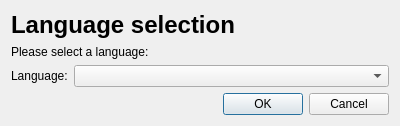
<?xml version="1.0" encoding="UTF-8"?>
<ui version="4.0">
 <class>LanguageSelectionDialog</class>
 <widget class="QDialog" name="LanguageSelectionDialog">
  <property name="geometry">
   <rect>
    <x>0</x>
    <y>0</y>
    <width>400</width>
    <height>157</height>
   </rect>
  </property>
  <property name="maximumSize">
   <size>
    <width>16777215</width>
    <height>0</height>
   </size>
  </property>
  <property name="windowTitle">
   <string>Language selection</string>
  </property>
  <layout class="QVBoxLayout" name="verticalLayout" stretch="0,0,1,0">
   <item>
    <widget class="QLabel" name="labelTitle">
     <property name="text">
      <string>&lt;h1&gt;Language selection&lt;/h1&gt;</string>
     </property>
    </widget>
   </item>
   <item>
    <widget class="QLabel" name="label">
     <property name="text">
      <string>Please select a language:</string>
     </property>
    </widget>
   </item>
   <item>
    <layout class="QFormLayout" name="formLayout">
     <item row="0" column="0">
      <widget class="QLabel" name="labelLanguage">
       <property name="text">
        <string>Language:</string>
       </property>
      </widget>
     </item>
     <item row="0" column="1">
      <widget class="QComboBox" name="comboBoxLanguage"/>
     </item>
    </layout>
   </item>
   <item>
    <widget class="QDialogButtonBox" name="buttonBox">
     <property name="orientation">
      <enum>Qt::Horizontal</enum>
     </property>
     <property name="standardButtons">
      <set>QDialogButtonBox::Cancel|QDialogButtonBox::Ok</set>
     </property>
    </widget>
   </item>
  </layout>
 </widget>
 <resources/>
 <connections>
  <connection>
   <sender>buttonBox</sender>
   <signal>accepted()</signal>
   <receiver>LanguageSelectionDialog</receiver>
   <slot>accept()</slot>
   <hints>
    <hint type="sourcelabel">
     <x>248</x>
     <y>254</y>
    </hint>
    <hint type="destinationlabel">
     <x>157</x>
     <y>274</y>
    </hint>
   </hints>
  </connection>
  <connection>
   <sender>buttonBox</sender>
   <signal>rejected()</signal>
   <receiver>LanguageSelectionDialog</receiver>
   <slot>reject()</slot>
   <hints>
    <hint type="sourcelabel">
     <x>316</x>
     <y>260</y>
    </hint>
    <hint type="destinationlabel">
     <x>286</x>
     <y>274</y>
    </hint>
   </hints>
  </connection>
 </connections>
</ui>
